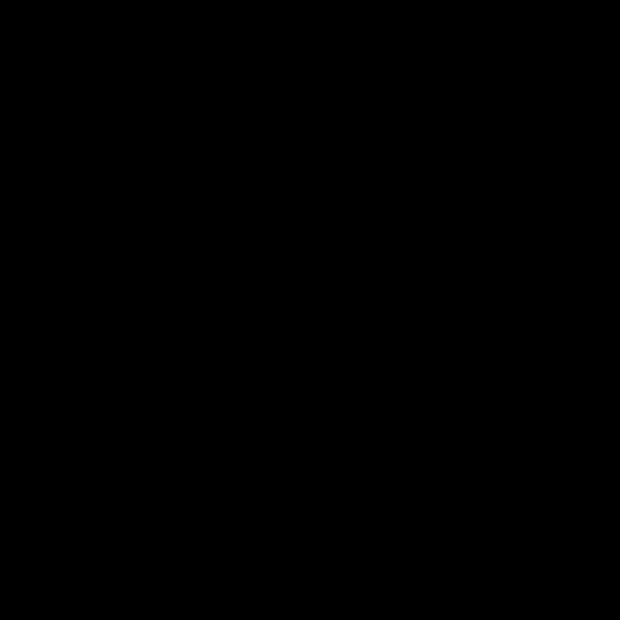
Frame 1 (no input)
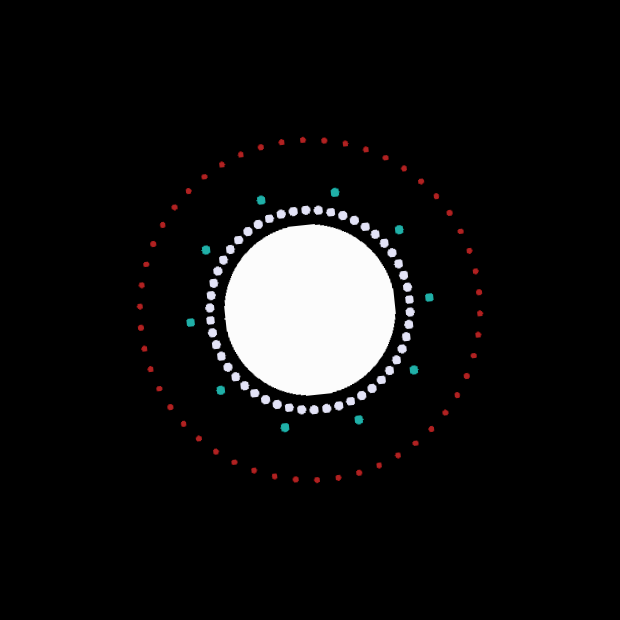
Frame 60 (no input)
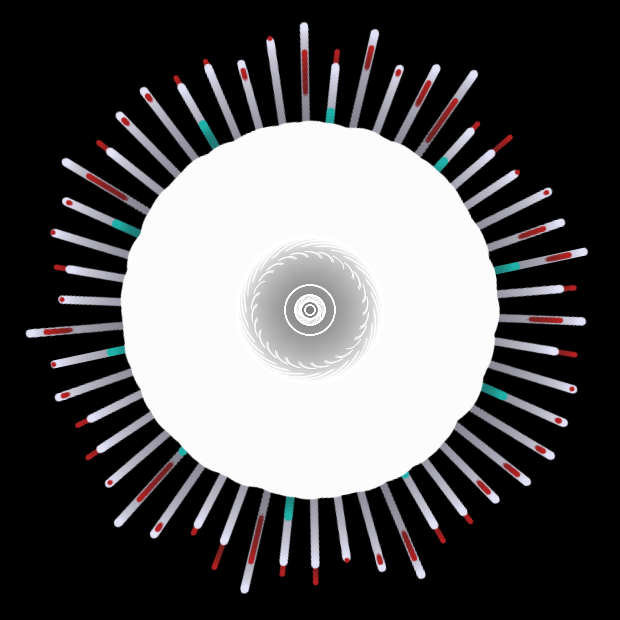
Frame 120 (the mouse pressed at the canvas centre since frame 60)

The p5.js sketch that drew these frames (run headless with seeded random() and noise() and a simulated clock; from frame 60 on, the mouse is pressed at the canvas centre):

// p5.js sketch
// ── sketch.js


let seq = 0;
let transition = 0;
//let MAX_PARTICLES = 400;
let count = 0;
let magic = 0;
let pollens = [];
let colors= ["Lavender", "Lightblue","Lemonchiffon", "Lightpink","Lightseagreen", "Red"]

let g;

function setup() {
  createCanvas(620, 620);
  
  g = createGraphics(width, height);
  
  background(0);
  angleMode(DEGREES);
  
  let randomIndex=floor(random(colors.length));
  let colorName=colors[randomIndex];
  let x = width / 2;
  let y = height / 2;
  pollens[0] = new Pollen(x, y, 100, 300, 50, 8, "Lavender");
  //100= min distance from the center
  //300=max distance from the center
  //50=numbers of circles in each ring
  //8=size of the circles
  pollens[1] = new Pollen(x, y, 120, 220, 10, 8,colorName);
  pollens[2] = new Pollen(x, y, 40, 150, 1000, 90, "white");
  pollens[3] = new Pollen(x, y, 170, 280, 50, 5,"firebrick");
}

function draw() {
  background(0);
  
  translate(width/2, height/2);
  rotate(frameCount * -0.1);
  
  translate(-width/2, -height/2); // tip!
  push();
  g.background(0, 3.5);
  image(g, 0, 0);
  for (let j = 0; j < pollens.length; j++) {
    pollens[j].present();
  }
  pop();
  
  if (seq == 0) {
  } else if (seq == 1) {
    drawflower1();
  } else if (seq == 2) {
    drawflower1();
  } else if (seq == 3) {
    drawflower2();
  } else if (seq == 4) {
    drawflower2();
  } else if (seq == 5) {
    drawflower3();
  } else if (seq == 6) {
    drawflower3();
  } else if (seq == 7) {
    drawflower4();
  } else if (seq == 8) {
    drawflower4();
  } else if (seq == 9) {
    drawflower5();
  } else if (seq == 10) {
    drawflower5();
  } else if (seq == 11) {
    drawflower5();
  } else {
    drawEnding();
  }

  text("Sequence: " + seq, 10, 20);
  text("Click to move to next phase.", 10, 50);
}

// function mousePressed() {
//   proceedSequence();
// }

function proceedSequence() {
  seq++;
  if (seq == 11) {
    seq = 1;
  }
}

function drawIntro() {
  background(0);
}

function drawflower1() {
  transition += 0.2;
  transition = constrain(transition, 0, 100);
  let angle = map(transition, 0, 100, -360, 360);
  let size = map(transition, 0, 100, 10, 70);

  push();
  beginShape();
  translate(310, 310);
  rotate(frameCount * 0.5);
  for (let i = 1; i < 50; i++) {
    noFill();
    stroke(255);
    arc(0, 0, 10, 10, -360, angle);
    rotate(30);
    arc(0, 0, 30, 30, -360, angle);
    rotate(20);
    arc(0, 0, 50, 50, -360, angle);
    rotate(20);
    arc(0, 0, size, 30, -360, angle);
    rotate(7);
    arc(50, 0, size, 30, -360, angle);
    rotate(20);
    arc(10, 10, 120, 120, -36, angle); //fire flower
    endShape();
  }
  pop();
}

function drawflower2() {
  transition += 0.2;
  transition = constrain(transition, 0, 100);
  let angle = map(transition, 0, 100, -360, 360);
  let size = map(transition, 0, 100, 10, 70);
  let scl = map(transition, 0, 100, 0.1, 3.0);

  push();
  beginShape();
  translate(310, 310);
  scale(1.5);
  rotate(frameCount * 0.5);
  for (let i = 1; i < 30; i++) {
    noFill();
    stroke(255);
    arc(0, 0, 30, 10, -360, angle);
    rotate(45);
    arc(0, 0, 30, 30, -360, angle);
    rotate(180);
    arc(30, 0, 50, 70, -360, angle);
    rotate(45);
    arc(0, 0, 70, 30, -360, angle);
    rotate(120);
    arc(10, 0, 70, 30, -360, angle);
    endShape();
  }
  pop();
}

function drawflower3() {
  push();
  beginShape();
  translate(310, 310);
  scale(1.5);
  rotate(frameCount * 0.5);
  noFill();
  //stroke(100);
  //strokeWeight(5);
  //circle(0, 0, 50);
  for (let radDist = 10; radDist <= 55; radDist += 3) {
    for (let deg = 0; deg < 360; deg += 30) {
      let radialDistance = radDist;
      let x = cos(deg) * radDist;
      let y = sin(deg) * radDist;
      let dia = map(radDist, 30, 120, 2, 30);

      noStroke();
      fill(255);
      circle(x, y, dia);
      endShape();
    }
  }
  pop();

  push();
  beginShape();
  translate(310, 310);
  scale(1.5);
  rotate(-frameCount * 0.5);
  for (let i = 0; i < 30; i++) {
    rotate(12);
    noFill();
    stroke(255);
    strokeWeight(1);
    circle(15, 15, 10);
    endShape();
  }
  pop();
}
function drawflower4() {
  push();
  beginShape();
  translate(310, 310);
  rotate(frameCount * 0.5);
  noFill();
  strokeWeight(10);
  stroke(255);
  circle(0, 0, 50);
  for (let i = 0; i < 8; i++) {
    let freq = frameCount * 2;
    let sinVal = sin(freq);
    let dia = map(sinVal, -1, 1, 50, 100);
    noFill();
    strokeWeight(3);
    stroke(255);
    rotate(45);
    circle(40, 20, dia);
    endShape();
  }
  pop();

  push();
  beginShape();
  translate(310, 310);
  rotate(-frameCount * 0.5);
  for (let radDist = 4; radDist <= 70; radDist += 10) {
    for (let deg = 0; deg < 360; deg += 60) {
      let radialDistance = radDist;
      let x = cos(deg) * radDist;
      let y = sin(deg) * radDist;
      noStroke();
      fill(250);
      circle(x, y, 5);
      endShape();
    }
  }
  pop();
}
function drawflower5() {
  transition += 0.5;
  //transition = constrain(transition, 100, 200);
  let freq = frameCount * 1.5;
  let sinVal = sin(freq);
  let dia = map(sinVal, -1, 1, -10, 130);
  let dia1 = map(sinVal, -1, 1, 130, 10);

  push();
  beginShape();
  translate(310, 310);
  rotate(frameCount * 0.5);
  for (i = 0; i < 16; i++) {
    rotate(22);
    noFill();
    //stroke(10, 100, 150, 30);
    stroke(255);
    ellipse(0, 0, dia, dia1);
    endShape();
  }
  pop();

  push();
  beginShape();
  translate(310, 310);
  rotate(-frameCount * 0.5);
  for (i = 0; i < 25; i++) {
    rotate(42);
    noFill();
    //stroke(10, 180, 70);
    stroke(255);
    rect(45, 45, 10, 10);
    endShape();
  }
  pop();
}
function drawEnding() {
  // background(100);
  fill(255);
  ellipse(width / 2, height / 2, 100, 100);
}
function mousePressed() {
  for (let j = 0; j < pollens.length; j++) {
    pollens[j].activate();
  }
  count += 1;

  proceedSequence();
}

class Pollen {
  constructor(centerX, centerY, rLow, rBig, num, strokeWidth,clr) {
    this.rLow = rLow;
    this.rBig = rBig;
    this.r = [];
    this.rgoal = rLow;
    this.num = num;
    this.cX = centerX;
    this.cY = centerY;
    this.speed = [];
    this.active = [];
    this.locX = [];
    this.locY = [];
    this.strokeWidth = strokeWidth;
    //this.alpha = alpha;
    this.color=clr;
    for (let i = 0; i < num; i++) {
      this.active[i] = false;
      this.r[i] = this.rLow;
      this.locX[i] = this.cX + cos((360 * i) / this.num) * this.rLow;
      this.locY[i] = this.cY + sin((360 * i) / this.num) * this.rLow;
      magic += 0.05;
    }
  }

  move() {
    for (let i = 0; i < this.num; i++) {
      if (this.active[i]) {
        this.r[i] += (this.rgoal - this.r[i]) / this.speed[i];
        if (this.r[i] > this.rBig || this.r[i] < this.rLow) {
          this.r[i] = this.rgoal;
          this.active[i] = false;
        }
        this.locX[i] = this.cX + cos((360 * i) / this.num) * this.r[i];
        this.locY[i] = this.cY + sin((360 * i) / this.num) * this.r[i];
      }
    }
  }

  isActive() {
    for (let i = 0; i < this.num; i++) {
      if (this.active[i]) {
        return true;
      }
    }
    return false;
  }

  activate() {
    if (this.rgoal == this.rLow) {
      this.rgoal = this.rBig;
    } else {
      this.rgoal = this.rLow;
    }
    for (let i = 0; i < this.num; i++) {
      this.active[i] = true;
      this.speed[i] = random(20, 50); //how fast the circle explodes. the lower the number, the faster they explode
    }
  }

  present() {
    g.push();
    g.strokeWeight(this.strokeWidth);
    g.stroke(this.color);
    if (this.isActive()) {
      this.move();
    }
    for (let i = 0; i < this.num; i++) {
      g.point(this.locX[i], this.locY[i]);
    }
    g.pop();
  }
}
